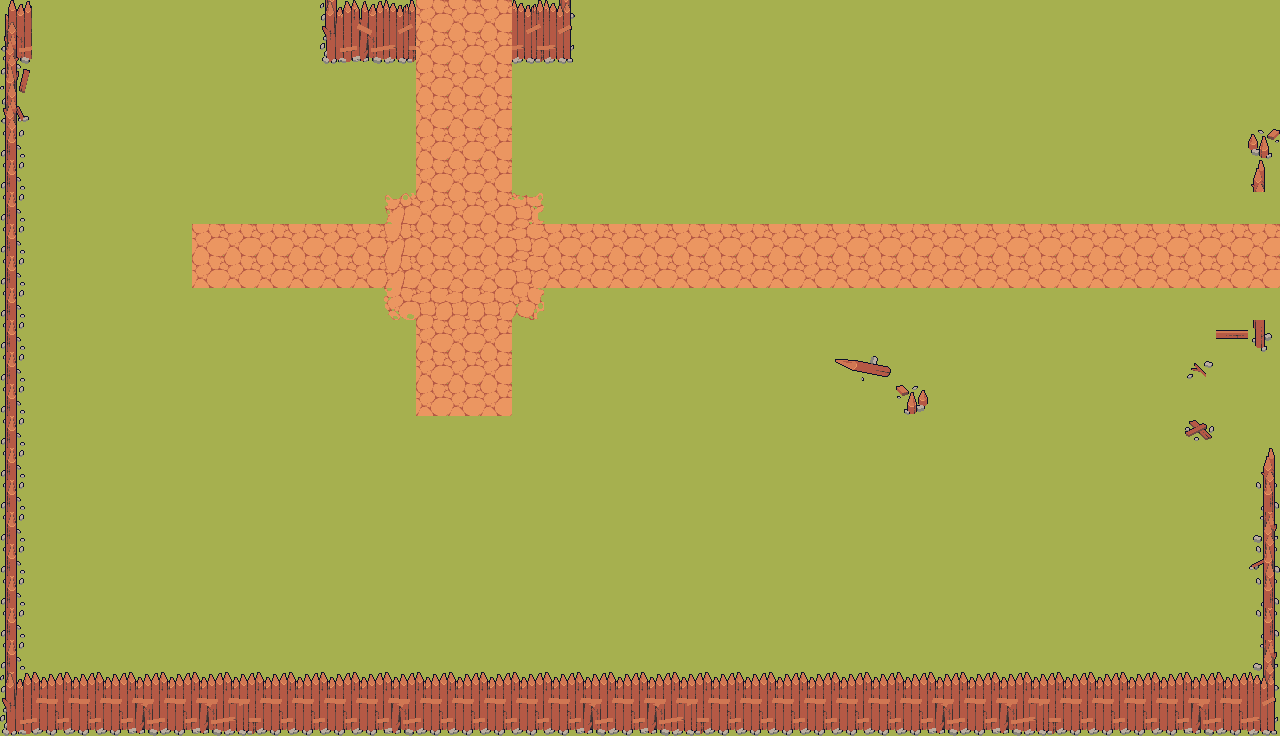

Below is a game level as drawn by its tile map, then a one-line description and the .tmx that defines it (tile-layer data replaced by summaries):
An orthogonal 40x23 tile map with 32x32 px tiles, 2 tile layers (Ground, Decorations), 3 tilesets and 39 objects (Player).

<map version="1.10" tiledversion="1.11.0" orientation="orthogonal" renderorder="right-down" width="40" height="23" tilewidth="32" tileheight="32" infinite="0" nextlayerid="6" nextobjectid="42">
 <tileset firstgid="1" source="FieldsTileset.tsx" />
 <tileset firstgid="65" source="Borders.tsx" />
 <tileset firstgid="129" source="House1.tsx" />
 <layer id="1" name="Ground" width="40" height="23">
  <data>[920 cells, 920 non-empty, 9 distinct tile ids]</data>
 </layer>
 <objectgroup id="4" name="Collision">
  <object id="1" gid="129" x="98" y="288" width="116" height="112" />
  <object id="2" gid="84" x="417.333" y="28" width="32" height="32" />
  <object id="3" gid="84" x="480" y="27.5" width="32" height="32" />
  <object id="4" gid="69" x="449.333" y="28" width="32" height="32" />
  <object id="5" gid="82" x="1248.67" y="223.333" width="32" height="32" />
  <object id="6" gid="90" x="1249" y="253" width="32" height="32" />
  <object id="7" gid="98" x="1249.33" y="285" width="32" height="32" />
  <object id="8" gid="106" x="1249" y="315.333" width="32" height="32" />
  <object id="9" gid="100" x="419.667" y="416" width="32" height="32" />
  <object id="10" gid="84" x="450" y="416.333" width="32" height="32" />
  <object id="11" gid="101" x="481.667" y="416.667" width="32" height="32" />
  <object id="12" gid="66" x="329.333" y="571.333" width="32" height="32" />
  <object id="13" gid="66" x="360" y="570" width="32" height="32" />
  <object id="14" gid="66" x="390.333" y="570.333" width="32" height="32" />
  <object id="15" gid="66" x="421.333" y="570" width="32" height="32" />
  <object id="16" gid="66" x="451.667" y="570" width="32" height="32" />
  <object id="17" gid="66" x="483" y="571" width="32" height="32" />
  <object id="18" gid="66" x="513.667" y="571" width="32" height="32" />
  <object id="19" gid="66" x="545.333" y="570" width="32" height="32" />
  <object id="20" gid="66" x="575.333" y="569" width="32" height="32" />
  <object id="21" gid="102" x="607.333" y="568.333" width="32" height="32" />
  <object id="22" gid="94" x="606.667" y="539" width="32" height="32" />
  <object id="23" gid="86" x="605.667" y="508.667" width="32" height="32" />
  <object id="24" gid="122" x="606" y="478" width="32" height="32" />
  <object id="26" gid="78" x="605.333" y="445.667" width="32" height="32" />
  <object id="27" gid="70" x="606" y="414" width="32" height="32" />
  <object id="28" gid="2147483715" x="574.333" y="414.667" width="32" height="32" />
  <object id="29" gid="2147483715" x="542.667" y="414.667" width="32" height="32" />
  <object id="30" gid="2147483715" x="511.333" y="415.333" width="32" height="32" />
  <object id="31" gid="2147483715" x="388.333" y="416.667" width="32" height="32" />
  <object id="32" gid="67" x="358" y="416.667" width="32" height="32" />
  <object id="33" gid="67" x="328" y="416.667" width="32" height="32" />
  <object id="34" gid="65" x="297" y="417.667" width="32" height="32" />
  <object id="35" gid="73" x="297.667" y="450" width="32" height="32" />
  <object id="36" gid="81" x="298.667" y="480.667" width="32" height="32" />
  <object id="37" gid="89" x="299" y="512" width="32" height="32" />
  <object id="38" gid="97" x="299" y="544" width="32" height="32" />
  <object id="39" gid="105" x="297.333" y="573.333" width="32" height="32" />
 </objectgroup>
 <layer id="3" name="Decorations" width="40" height="23">
  <data>[920 cells, 127 non-empty, 27 distinct tile ids]</data>
 </layer>
 <objectgroup id="5" name="Entities">
  <object id="40" name="Player" x="462" y="250">
   <point />
  </object>
 </objectgroup>
</map>
